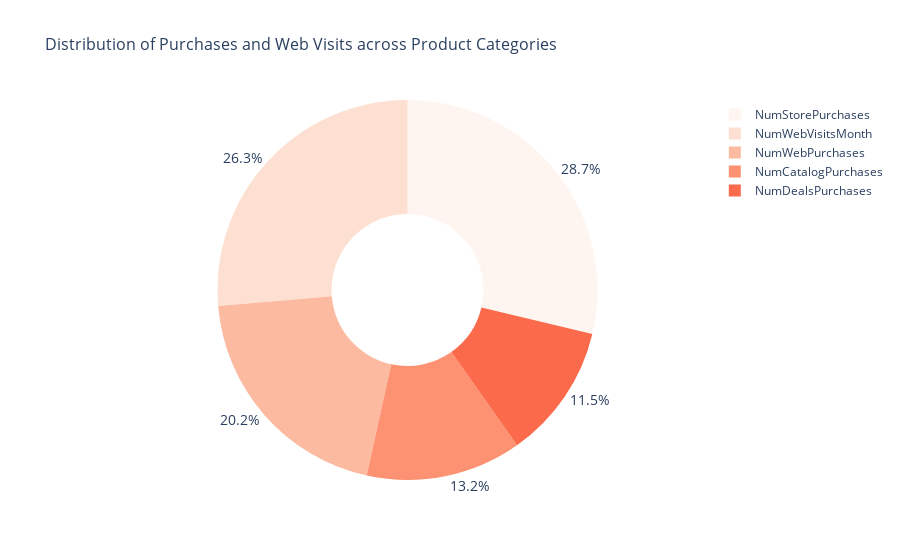

The cell this chart's notebook holds for it:
### Code cell
product_columns = ['NumDealsPurchases', 'NumWebPurchases','NumCatalogPurchases', 'NumStorePurchases', 'NumWebVisitsMonth']
# Sum of each product category
total_spend = df[product_columns].sum()
# Create a DataFrame for Plotly
data = {
    'Product Category': product_columns,
    'Total Spending': total_spend
}
# Plotly Donut Chart with labels outside
fig = px.pie(data, 
             names='Product Category', 
             values='Total Spending', 
             title='Distribution of Purchases and Web Visits across Product Categories',
             color_discrete_sequence=px.colors.sequential.Reds)
# Adjust to make it a donut chart and set labels outside
fig.update_traces(hole=0.4, textinfo='percent', textposition='outside', textfont_size=14)
# Update title
fig.update_layout(title_font_size=16)

fig.show()

### Figure 1 — Plotly figure (JSON) as saved in the notebook; plotly's stock layout.template omitted (floating-point values rounded to 4 significant figures)
{"data": [{"domain": {"x": [0, 1], "y": [0, 1]}, "hole": 0.4, "hovertemplate": "Product Category=%{label}<br>Total Spending=%{value}<extra></extra>", "labels": ["NumDealsPurchases", "NumWebPurchases", "NumCatalogPurchases", "NumStorePurchases", "NumWebVisitsMonth"], "legendgroup": "", "name": "", "showlegend": true, "textfont": {"size": 14}, "textinfo": "percent", "textposition": "outside", "type": "pie", "values": [5149, 9053, 5919, 12855, 11787]}], "layout": {"legend": {"tracegroupgap": 0}, "piecolorway": ["rgb(255,245,240)", "rgb(254,224,210)", "rgb(252,187,161)", "rgb(252,146,114)", "rgb(251,106,74)", "rgb(239,59,44)", "rgb(203,24,29)", "rgb(165,15,21)", "rgb(103,0,13)"], "title": {"font": {"size": 16}, "text": "Distribution of Purchases and Web Visits across Product Categories"}}}
